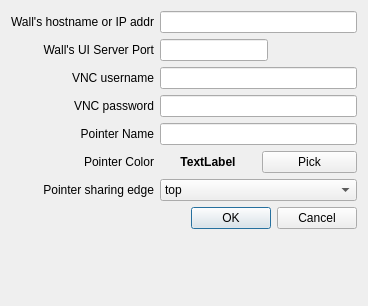
<?xml version="1.0" encoding="UTF-8"?>
<ui version="4.0">
 <class>SN_PointerUI_ConnDialog</class>
 <widget class="QDialog" name="SN_PointerUI_ConnDialog">
  <property name="geometry">
   <rect>
    <x>0</x>
    <y>0</y>
    <width>368</width>
    <height>306</height>
   </rect>
  </property>
  <property name="windowTitle">
   <string>New Connection </string>
  </property>
  <layout class="QFormLayout" name="formLayout">
   <property name="fieldGrowthPolicy">
    <enum>QFormLayout::AllNonFixedFieldsGrow</enum>
   </property>
   <property name="labelAlignment">
    <set>Qt::AlignRight|Qt::AlignTrailing|Qt::AlignVCenter</set>
   </property>
   <item row="0" column="0">
    <widget class="QLabel" name="label">
     <property name="layoutDirection">
      <enum>Qt::LeftToRight</enum>
     </property>
     <property name="text">
      <string>Wall's hostname or IP addr</string>
     </property>
     <property name="alignment">
      <set>Qt::AlignRight|Qt::AlignTrailing|Qt::AlignVCenter</set>
     </property>
    </widget>
   </item>
   <item row="0" column="1">
    <widget class="QLineEdit" name="ipaddr"/>
   </item>
   <item row="1" column="0">
    <widget class="QLabel" name="label_2">
     <property name="text">
      <string>Wall's UI Server Port</string>
     </property>
     <property name="alignment">
      <set>Qt::AlignRight|Qt::AlignTrailing|Qt::AlignVCenter</set>
     </property>
    </widget>
   </item>
   <item row="1" column="1">
    <layout class="QHBoxLayout" name="horizontalLayout">
     <item>
      <widget class="QLineEdit" name="port"/>
     </item>
     <item>
      <spacer name="horizontalSpacer">
       <property name="orientation">
        <enum>Qt::Horizontal</enum>
       </property>
       <property name="sizeHint" stdset="0">
        <size>
         <width>40</width>
         <height>20</height>
        </size>
       </property>
      </spacer>
     </item>
    </layout>
   </item>
   <item row="2" column="0">
    <widget class="QLabel" name="label_5">
     <property name="text">
      <string>VNC username</string>
     </property>
     <property name="alignment">
      <set>Qt::AlignRight|Qt::AlignTrailing|Qt::AlignVCenter</set>
     </property>
    </widget>
   </item>
   <item row="2" column="1">
    <widget class="QLineEdit" name="vncUsername"/>
   </item>
   <item row="3" column="0">
    <widget class="QLabel" name="label_4">
     <property name="text">
      <string>VNC password</string>
     </property>
     <property name="alignment">
      <set>Qt::AlignRight|Qt::AlignTrailing|Qt::AlignVCenter</set>
     </property>
    </widget>
   </item>
   <item row="3" column="1">
    <widget class="QLineEdit" name="vncpasswd"/>
   </item>
   <item row="4" column="0">
    <widget class="QLabel" name="pointerNameLabel">
     <property name="text">
      <string>Pointer Name</string>
     </property>
     <property name="alignment">
      <set>Qt::AlignRight|Qt::AlignTrailing|Qt::AlignVCenter</set>
     </property>
    </widget>
   </item>
   <item row="4" column="1">
    <widget class="QLineEdit" name="pointerNameLineEdit"/>
   </item>
   <item row="5" column="0">
    <widget class="QLabel" name="label_7">
     <property name="text">
      <string>Pointer Color</string>
     </property>
     <property name="alignment">
      <set>Qt::AlignRight|Qt::AlignTrailing|Qt::AlignVCenter</set>
     </property>
    </widget>
   </item>
   <item row="5" column="1">
    <layout class="QHBoxLayout" name="horizontalLayout_2">
     <item>
      <widget class="QLabel" name="pointerColorLabel">
       <property name="font">
        <font>
         <weight>75</weight>
         <bold>true</bold>
        </font>
       </property>
       <property name="frameShape">
        <enum>QFrame::NoFrame</enum>
       </property>
       <property name="lineWidth">
        <number>0</number>
       </property>
       <property name="midLineWidth">
        <number>0</number>
       </property>
       <property name="text">
        <string>TextLabel</string>
       </property>
       <property name="scaledContents">
        <bool>true</bool>
       </property>
       <property name="alignment">
        <set>Qt::AlignCenter</set>
       </property>
       <property name="wordWrap">
        <bool>false</bool>
       </property>
      </widget>
     </item>
     <item>
      <widget class="QPushButton" name="pointerColorButton">
       <property name="text">
        <string>Pick</string>
       </property>
      </widget>
     </item>
    </layout>
   </item>
   <item row="6" column="0">
    <widget class="QLabel" name="label_6">
     <property name="text">
      <string>Pointer sharing edge</string>
     </property>
     <property name="alignment">
      <set>Qt::AlignRight|Qt::AlignTrailing|Qt::AlignVCenter</set>
     </property>
    </widget>
   </item>
   <item row="6" column="1">
    <widget class="QComboBox" name="sharingEdgeCB">
     <item>
      <property name="text">
       <string>top</string>
      </property>
     </item>
     <item>
      <property name="text">
       <string>left</string>
      </property>
     </item>
     <item>
      <property name="text">
       <string>right</string>
      </property>
     </item>
     <item>
      <property name="text">
       <string>bottom</string>
      </property>
     </item>
    </widget>
   </item>
   <item row="7" column="0" colspan="2">
    <widget class="QDialogButtonBox" name="buttonBox">
     <property name="standardButtons">
      <set>QDialogButtonBox::Cancel|QDialogButtonBox::Ok</set>
     </property>
    </widget>
   </item>
  </layout>
 </widget>
 <tabstops>
  <tabstop>ipaddr</tabstop>
  <tabstop>port</tabstop>
  <tabstop>vncUsername</tabstop>
  <tabstop>vncpasswd</tabstop>
  <tabstop>pointerNameLineEdit</tabstop>
  <tabstop>buttonBox</tabstop>
 </tabstops>
 <resources/>
 <connections/>
</ui>
